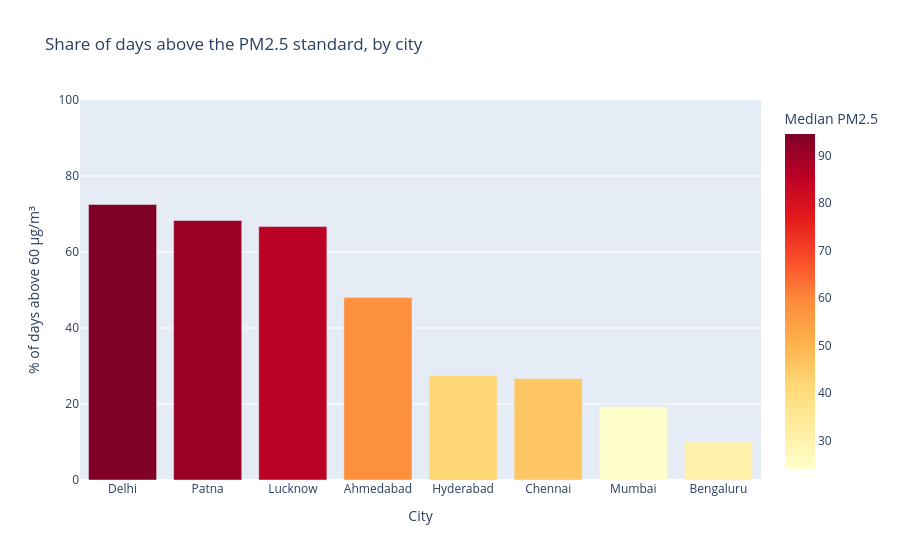

Notebook code for this chart:
### Markdown cell above
## Q21. Which city needs attention first, and what is behind the number? (hover)
**Method.** Bars show the share of days above 60 µg/m³ for each city, ordered from highest to lowest and coloured by median PM2.5. Hovering a bar shows the number of valid days, the median and the 90th percentile.

### Code cell
ex = (df_core.dropna(subset=["PM25"]).groupby("City", observed=True)["PM25"]
        .agg(valid_days="count", median="median",
             p90=lambda s: s.quantile(0.9),
             pct_above=lambda s: (s > NAAQS_PM25).mean() * 100).round(1).reset_index())
ex["City"] = ex["City"].astype(str)
ex = ex.sort_values("pct_above", ascending=False)

fig = px.bar(ex, x="City", y="pct_above", color="median", color_continuous_scale="YlOrRd",
             hover_data={"valid_days": True, "median": ":.1f", "p90": ":.1f", "pct_above": ":.1f"},
             labels={"pct_above": "% of days above 60 µg/m³", "median": "Median PM2.5",
                     "p90": "90th percentile", "valid_days": "Valid days"},
             title="Share of days above the PM2.5 standard, by city")
fig.update_layout(coloraxis_colorbar_title="Median PM2.5", yaxis_range=[0, 100])
fig.write_html(OUT / "pm25_exceedance_interactive.html", include_plotlyjs="cdn")
fig.show()

### Figure 1 — Plotly figure (JSON) as saved in the notebook; plotly's stock layout.template omitted (floating-point values rounded to 4 significant figures)
{"data": [{"customdata": [[2009.0, 94.5, 228.3], [1553.0, 91.0, 260.8], [1914.0, 86.0, 214.7], [1406.0, 58.4, 114.7], [1901.0, 42.0, 73.8], [1900.0, 45.5, 80.6], [789.0, 23.8, 76.9], [1879.0, 30.8, 59.7]], "hovertemplate": "City=%{x}<br>% of days above 60 µg/m³=%{y:.1f}<br>Valid days=%{customdata[0]}<br>Median PM2.5=%{marker.color:.1f}<br>90th percentile=%{customdata[2]:.1f}<extra></extra>", "legendgroup": "", "marker": {"color": [94.5, 91.0, 86.0, 58.4, 42.0, 45.5, 23.8, 30.8], "coloraxis": "coloraxis", "pattern": {"shape": ""}}, "name": "", "orientation": "v", "showlegend": false, "textposition": "auto", "type": "bar", "x": ["Delhi", "Patna", "Lucknow", "Ahmedabad", "Hyderabad", "Chennai", "Mumbai", "Bengaluru"], "xaxis": "x", "y": [72.5, 68.3, 66.7, 48.0, 27.5, 26.7, 19.3, 10.0], "yaxis": "y"}], "layout": {"barmode": "relative", "coloraxis": {"colorbar": {"title": {"text": "Median PM2.5"}}, "colorscale": [[0, "rgb(255,255,204)"], [0.125, "rgb(255,237,160)"], [0.25, "rgb(254,217,118)"], [0.375, "rgb(254,178,76)"], [0.5, "rgb(253,141,60)"], [0.625, "rgb(252,78,42)"], [0.75, "rgb(227,26,28)"], [0.875, "rgb(189,0,38)"], [1, "rgb(128,0,38)"]]}, "legend": {"tracegroupgap": 0}, "title": {"text": "Share of days above the PM2.5 standard, by city"}, "xaxis": {"anchor": "y", "domain": [0, 1], "title": {"text": "City"}}, "yaxis": {"anchor": "x", "domain": [0, 1], "range": [0, 100], "title": {"text": "% of days above 60 µg/m³"}}}}
